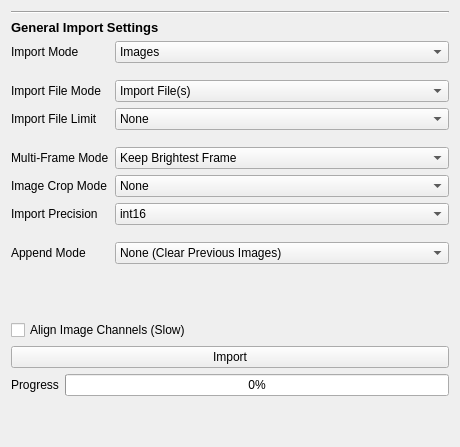
  <widget class="QWidget" name="import_tab">
   <attribute name="title">
    <string>Import</string>
   </attribute>
   <layout class="QVBoxLayout" name="verticalLayout">
    <item>
     <widget class="Line" name="line_11">
      <property name="orientation">
       <enum>Qt::Horizontal</enum>
      </property>
     </widget>
    </item>
    <item>
     <widget class="QLabel" name="label_37">
      <property name="font">
       <font>
        <pointsize>10</pointsize>
        <weight>75</weight>
        <bold>true</bold>
       </font>
      </property>
      <property name="text">
       <string>General Import Settings</string>
      </property>
     </widget>
    </item>
    <item>
     <layout class="QFormLayout" name="formLayout_8">
      <item row="2" column="1">
       <spacer name="verticalSpacer_16">
        <property name="orientation">
         <enum>Qt::Vertical</enum>
        </property>
        <property name="sizeType">
         <enum>QSizePolicy::Minimum</enum>
        </property>
        <property name="sizeHint" stdset="0">
         <size>
          <width>334</width>
          <height>5</height>
         </size>
        </property>
       </spacer>
      </item>
      <item row="3" column="0">
       <widget class="QLabel" name="label_51">
        <property name="text">
         <string>Import File Mode</string>
        </property>
       </widget>
      </item>
      <item row="3" column="1">
       <widget class="QComboBox" name="import_filemode">
        <item>
         <property name="text">
          <string>Import File(s)</string>
         </property>
        </item>
        <item>
         <property name="text">
          <string>Import Directory</string>
         </property>
        </item>
       </widget>
      </item>
      <item row="4" column="0">
       <widget class="QLabel" name="import_limit_label">
        <property name="text">
         <string>Import File Limit</string>
        </property>
       </widget>
      </item>
      <item row="4" column="1">
       <widget class="QComboBox" name="import_limit">
        <property name="currentIndex">
         <number>6</number>
        </property>
        <item>
         <property name="text">
          <string>1</string>
         </property>
        </item>
        <item>
         <property name="text">
          <string>5</string>
         </property>
        </item>
        <item>
         <property name="text">
          <string>10</string>
         </property>
        </item>
        <item>
         <property name="text">
          <string>20</string>
         </property>
        </item>
        <item>
         <property name="text">
          <string>50</string>
         </property>
        </item>
        <item>
         <property name="text">
          <string>100</string>
         </property>
        </item>
        <item>
         <property name="text">
          <string>None</string>
         </property>
        </item>
       </widget>
      </item>
      <item row="5" column="1">
       <spacer name="verticalSpacer_17">
        <property name="orientation">
         <enum>Qt::Vertical</enum>
        </property>
        <property name="sizeType">
         <enum>QSizePolicy::Minimum</enum>
        </property>
        <property name="sizeHint" stdset="0">
         <size>
          <width>334</width>
          <height>5</height>
         </size>
        </property>
       </spacer>
      </item>
      <item row="6" column="0">
       <widget class="QLabel" name="label_30">
        <property name="text">
         <string>Multi-Frame Mode</string>
        </property>
       </widget>
      </item>
      <item row="6" column="1">
       <widget class="QComboBox" name="import_multiframe_mode">
        <item>
         <property name="text">
          <string>Keep Brightest Frame</string>
         </property>
        </item>
        <item>
         <property name="text">
          <string>Average Frames</string>
         </property>
        </item>
        <item>
         <property name="text">
          <string>Sum Frames</string>
         </property>
        </item>
        <item>
         <property name="text">
          <string>Keep First Frame</string>
         </property>
        </item>
        <item>
         <property name="text">
          <string>Keep All Frames (BETA)</string>
         </property>
        </item>
       </widget>
      </item>
      <item row="7" column="0">
       <widget class="QLabel" name="label_22">
        <property name="text">
         <string>Image Crop Mode</string>
        </property>
       </widget>
      </item>
      <item row="7" column="1">
       <widget class="QComboBox" name="import_crop_mode">
        <item>
         <property name="text">
          <string>None</string>
         </property>
        </item>
        <item>
         <property name="text">
          <string>Crop Left Half</string>
         </property>
        </item>
        <item>
         <property name="text">
          <string>Crop Right Half</string>
         </property>
        </item>
        <item>
         <property name="text">
          <string>Crop Brightest Half</string>
         </property>
        </item>
       </widget>
      </item>
      <item row="8" column="0">
       <widget class="QLabel" name="label_21">
        <property name="text">
         <string>Import Precision</string>
        </property>
       </widget>
      </item>
      <item row="8" column="1">
       <widget class="QComboBox" name="import_precision">
        <property name="currentIndex">
         <number>1</number>
        </property>
        <item>
         <property name="text">
          <string>int8</string>
         </property>
        </item>
        <item>
         <property name="text">
          <string>int16</string>
         </property>
        </item>
        <item>
         <property name="text">
          <string>int32</string>
         </property>
        </item>
        <item>
         <property name="text">
          <string>native</string>
         </property>
        </item>
       </widget>
      </item>
      <item row="0" column="1">
       <widget class="QComboBox" name="import_mode">
        <item>
         <property name="text">
          <string>Images</string>
         </property>
        </item>
        <item>
         <property name="text">
          <string>NanoImager Data</string>
         </property>
        </item>
        <item>
         <property name="text">
          <string>ScanR Data</string>
         </property>
        </item>
        <item>
         <property name="text">
          <string>ImageJ files(s)</string>
         </property>
        </item>
        <item>
         <property name="text">
          <string>Mask (.tif) Segmentation(s)</string>
         </property>
        </item>
        <item>
         <property name="text">
          <string>Cellpose (.npy) Segmentation(s)</string>
         </property>
        </item>
        <item>
         <property name="text">
          <string>Oufti (.mat) Segmentation(s)</string>
         </property>
        </item>
        <item>
         <property name="text">
          <string>JSON (.txt) Segmentation(s)</string>
         </property>
        </item>
       </widget>
      </item>
      <item row="0" column="0">
       <widget class="QLabel" name="label_27">
        <property name="text">
         <string>Import Mode</string>
        </property>
       </widget>
      </item>
      <item row="9" column="1">
       <spacer name="verticalSpacer_47">
        <property name="orientation">
         <enum>Qt::Vertical</enum>
        </property>
        <property name="sizeType">
         <enum>QSizePolicy::Minimum</enum>
        </property>
        <property name="sizeHint" stdset="0">
         <size>
          <width>20</width>
          <height>5</height>
         </size>
        </property>
       </spacer>
      </item>
      <item row="10" column="0">
       <widget class="QLabel" name="label_105">
        <property name="text">
         <string>Append Mode</string>
        </property>
       </widget>
      </item>
      <item row="10" column="1">
       <widget class="QComboBox" name="import_append_mode">
        <item>
         <property name="text">
          <string>None (Clear Previous Images)</string>
         </property>
        </item>
        <item>
         <property name="text">
          <string>Append Images</string>
         </property>
        </item>
        <item>
         <property name="text">
          <string>Append Channels</string>
         </property>
        </item>
       </widget>
      </item>
     </layout>
    </item>
    <item>
     <spacer name="verticalSpacer_15">
      <property name="orientation">
       <enum>Qt::Vertical</enum>
      </property>
      <property name="sizeType">
       <enum>QSizePolicy::Minimum</enum>
      </property>
      <property name="sizeHint" stdset="0">
       <size>
        <width>334</width>
        <height>50</height>
       </size>
      </property>
     </spacer>
    </item>
    <item>
     <widget class="QCheckBox" name="import_align">
      <property name="text">
       <string>Align Image Channels (Slow)</string>
      </property>
      <property name="checked">
       <bool>false</bool>
      </property>
     </widget>
    </item>
    <item>
     <widget class="QPushButton" name="import_import">
      <property name="text">
       <string>Import</string>
      </property>
     </widget>
    </item>
    <item>
     <layout class="QFormLayout" name="formLayout_14">
      <item row="0" column="0">
       <widget class="QLabel" name="label_36">
        <property name="text">
         <string>Progress</string>
        </property>
       </widget>
      </item>
      <item row="0" column="1">
       <widget class="QProgressBar" name="import_progressbar">
        <property name="value">
         <number>0</number>
        </property>
       </widget>
      </item>
     </layout>
    </item>
    <item>
     <spacer name="verticalSpacer">
      <property name="orientation">
       <enum>Qt::Vertical</enum>
      </property>
      <property name="sizeHint" stdset="0">
       <size>
        <width>20</width>
        <height>40</height>
       </size>
      </property>
     </spacer>
    </item>
   </layout>
  </widget>
